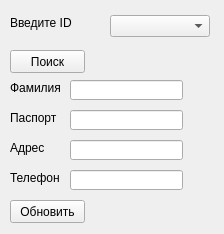
<?xml version="1.0" encoding="UTF-8"?>
<ui version="4.0">
 <class>Form</class>
 <widget class="QWidget" name="Form">
  <property name="geometry">
   <rect>
    <x>0</x>
    <y>0</y>
    <width>224</width>
    <height>234</height>
   </rect>
  </property>
  <property name="windowTitle">
   <string>Form</string>
  </property>
  <widget class="QLabel" name="label">
   <property name="geometry">
    <rect>
     <x>10</x>
     <y>10</y>
     <width>100</width>
     <height>25</height>
    </rect>
   </property>
   <property name="text">
    <string>Введите ID</string>
   </property>
  </widget>
  <widget class="QPushButton" name="searchButton">
   <property name="geometry">
    <rect>
     <x>10</x>
     <y>50</y>
     <width>75</width>
     <height>23</height>
    </rect>
   </property>
   <property name="text">
    <string>Поиск</string>
   </property>
  </widget>
  <widget class="QComboBox" name="comboBox">
   <property name="geometry">
    <rect>
     <x>110</x>
     <y>15</y>
     <width>100</width>
     <height>22</height>
    </rect>
   </property>
  </widget>
  <widget class="QLineEdit" name="client_address_line_edit">
   <property name="geometry">
    <rect>
     <x>70</x>
     <y>140</y>
     <width>113</width>
     <height>20</height>
    </rect>
   </property>
  </widget>
  <widget class="QLabel" name="label_27">
   <property name="geometry">
    <rect>
     <x>10</x>
     <y>80</y>
     <width>51</width>
     <height>16</height>
    </rect>
   </property>
   <property name="text">
    <string>Фамилия</string>
   </property>
  </widget>
  <widget class="QLineEdit" name="client_name_line_edit">
   <property name="geometry">
    <rect>
     <x>70</x>
     <y>80</y>
     <width>113</width>
     <height>20</height>
    </rect>
   </property>
  </widget>
  <widget class="QLabel" name="label_24">
   <property name="geometry">
    <rect>
     <x>10</x>
     <y>110</y>
     <width>51</width>
     <height>16</height>
    </rect>
   </property>
   <property name="text">
    <string>Паспорт</string>
   </property>
  </widget>
  <widget class="QLineEdit" name="client_passport_line_edit">
   <property name="geometry">
    <rect>
     <x>70</x>
     <y>110</y>
     <width>113</width>
     <height>20</height>
    </rect>
   </property>
  </widget>
  <widget class="QLabel" name="label_26">
   <property name="geometry">
    <rect>
     <x>10</x>
     <y>170</y>
     <width>51</width>
     <height>16</height>
    </rect>
   </property>
   <property name="text">
    <string>Телефон</string>
   </property>
  </widget>
  <widget class="QLineEdit" name="client_phone_line_edit">
   <property name="geometry">
    <rect>
     <x>70</x>
     <y>170</y>
     <width>113</width>
     <height>20</height>
    </rect>
   </property>
  </widget>
  <widget class="QLabel" name="label_25">
   <property name="geometry">
    <rect>
     <x>10</x>
     <y>140</y>
     <width>51</width>
     <height>16</height>
    </rect>
   </property>
   <property name="text">
    <string>Адрес</string>
   </property>
  </widget>
  <widget class="QPushButton" name="updateButton">
   <property name="geometry">
    <rect>
     <x>10</x>
     <y>200</y>
     <width>75</width>
     <height>23</height>
    </rect>
   </property>
   <property name="text">
    <string>Обновить</string>
   </property>
  </widget>
 </widget>
 <resources/>
 <connections/>
</ui>
